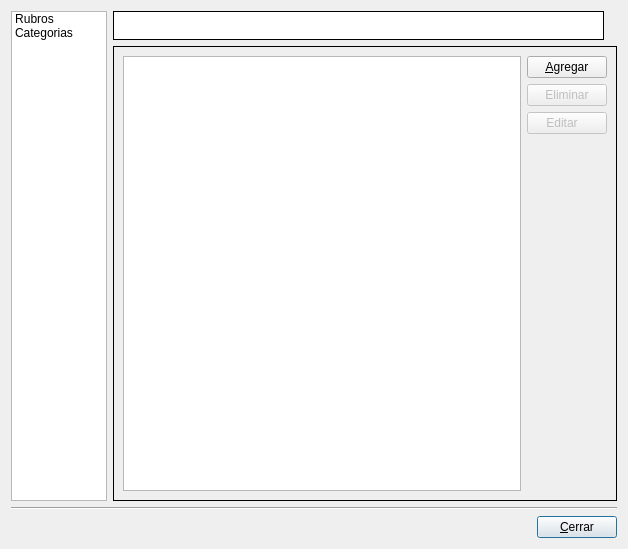
<ui version="4.0" >
 <class>Configuration</class>
 <widget class="QDialog" name="Configuration" >
  <property name="windowModality" >
   <enum>Qt::ApplicationModal</enum>
  </property>
  <property name="geometry" >
   <rect>
    <x>0</x>
    <y>0</y>
    <width>628</width>
    <height>549</height>
   </rect>
  </property>
  <property name="windowTitle" >
   <string>Panel General</string>
  </property>
  <property name="windowIcon" >
   <iconset resource="../resources/qzette.qrc" >
    <normaloff>:/app/images/app/generalpanel.png</normaloff>:/app/images/app/generalpanel.png</iconset>
  </property>
  <layout class="QVBoxLayout" name="verticalLayout_7" >
   <item>
    <layout class="QHBoxLayout" name="horizontalLayout_8" >
     <item>
      <widget class="QListWidget" name="lw_list" >
       <property name="minimumSize" >
        <size>
         <width>96</width>
         <height>0</height>
        </size>
       </property>
       <property name="maximumSize" >
        <size>
         <width>96</width>
         <height>16777215</height>
        </size>
       </property>
       <property name="editTriggers" >
        <set>QAbstractItemView::NoEditTriggers</set>
       </property>
       <property name="showDropIndicator" stdset="0" >
        <bool>false</bool>
       </property>
       <property name="iconSize" >
        <size>
         <width>64</width>
         <height>64</height>
        </size>
       </property>
       <property name="movement" >
        <enum>QListView::Static</enum>
       </property>
       <property name="spacing" >
        <number>10</number>
       </property>
       <property name="viewMode" >
        <enum>QListView::IconMode</enum>
       </property>
       <property name="currentRow" >
        <number>-1</number>
       </property>
       <item>
        <property name="text" >
         <string>Rubros</string>
        </property>
        <property name="icon" >
         <iconset resource="../resources/qzette.qrc" >
          <normaloff>:/app/images/app/area.png</normaloff>:/app/images/app/area.png</iconset>
        </property>
       </item>
       <item>
        <property name="text" >
         <string>Categorias</string>
        </property>
        <property name="icon" >
         <iconset resource="../resources/qzette.qrc" >
          <normaloff>:/app/images/app/category.png</normaloff>:/app/images/app/category.png</iconset>
        </property>
       </item>
      </widget>
     </item>
     <item>
      <layout class="QVBoxLayout" name="verticalLayout_2" >
       <item>
        <layout class="QHBoxLayout" name="horizontalLayout_2" >
         <item>
          <widget class="QLabel" name="lb_title" >
           <property name="sizePolicy" >
            <sizepolicy vsizetype="Preferred" hsizetype="Expanding" >
             <horstretch>0</horstretch>
             <verstretch>0</verstretch>
            </sizepolicy>
           </property>
           <property name="palette" >
            <palette>
             <active>
              <colorrole role="Base" >
               <brush brushstyle="SolidPattern" >
                <color alpha="255" >
                 <red>255</red>
                 <green>255</green>
                 <blue>255</blue>
                </color>
               </brush>
              </colorrole>
              <colorrole role="Window" >
               <brush brushstyle="SolidPattern" >
                <color alpha="255" >
                 <red>255</red>
                 <green>255</green>
                 <blue>255</blue>
                </color>
               </brush>
              </colorrole>
             </active>
             <inactive>
              <colorrole role="Base" >
               <brush brushstyle="SolidPattern" >
                <color alpha="255" >
                 <red>255</red>
                 <green>255</green>
                 <blue>255</blue>
                </color>
               </brush>
              </colorrole>
              <colorrole role="Window" >
               <brush brushstyle="SolidPattern" >
                <color alpha="255" >
                 <red>255</red>
                 <green>255</green>
                 <blue>255</blue>
                </color>
               </brush>
              </colorrole>
             </inactive>
             <disabled>
              <colorrole role="Base" >
               <brush brushstyle="SolidPattern" >
                <color alpha="255" >
                 <red>255</red>
                 <green>255</green>
                 <blue>255</blue>
                </color>
               </brush>
              </colorrole>
              <colorrole role="Window" >
               <brush brushstyle="SolidPattern" >
                <color alpha="255" >
                 <red>255</red>
                 <green>255</green>
                 <blue>255</blue>
                </color>
               </brush>
              </colorrole>
             </disabled>
            </palette>
           </property>
           <property name="font" >
            <font>
             <family>Trebuchet MS</family>
             <pointsize>15</pointsize>
            </font>
           </property>
           <property name="autoFillBackground" >
            <bool>true</bool>
           </property>
           <property name="frameShape" >
            <enum>QFrame::Box</enum>
           </property>
           <property name="text" >
            <string/>
           </property>
          </widget>
         </item>
         <item>
          <widget class="QLabel" name="lb_icon" >
           <property name="text" >
            <string/>
           </property>
          </widget>
         </item>
        </layout>
       </item>
       <item>
        <widget class="QStackedWidget" name="sw_widgets" >
         <property name="frameShape" >
          <enum>QFrame::Box</enum>
         </property>
         <property name="currentIndex" >
          <number>0</number>
         </property>
         <widget class="QWidget" name="page_0" >
          <layout class="QHBoxLayout" name="horizontalLayout_3" >
           <item>
            <widget class="QListView" name="lv_area" >
             <property name="alternatingRowColors" >
              <bool>true</bool>
             </property>
            </widget>
           </item>
           <item>
            <layout class="QVBoxLayout" name="verticalLayout_4" >
             <item>
              <widget class="QPushButton" name="pb_add_area" >
               <property name="text" >
                <string>&amp;Agregar</string>
               </property>
               <property name="icon" >
                <iconset resource="../resources/qzette.qrc" >
                 <normaloff>:/app/images/app/new.png</normaloff>:/app/images/app/new.png</iconset>
               </property>
              </widget>
             </item>
             <item>
              <widget class="QPushButton" name="pb_remove_area" >
               <property name="enabled" >
                <bool>false</bool>
               </property>
               <property name="text" >
                <string>Eliminar</string>
               </property>
               <property name="icon" >
                <iconset resource="../resources/qzette.qrc" >
                 <normaloff>:/app/images/app/remove.png</normaloff>:/app/images/app/remove.png</iconset>
               </property>
              </widget>
             </item>
             <item>
              <widget class="QPushButton" name="pb_edit_area" >
               <property name="enabled" >
                <bool>false</bool>
               </property>
               <property name="text" >
                <string>Editar   </string>
               </property>
               <property name="icon" >
                <iconset resource="../resources/qzette.qrc" >
                 <normaloff>:/app/images/app/edit.png</normaloff>:/app/images/app/edit.png</iconset>
               </property>
              </widget>
             </item>
             <item>
              <spacer name="verticalSpacer" >
               <property name="orientation" >
                <enum>Qt::Vertical</enum>
               </property>
               <property name="sizeHint" stdset="0" >
                <size>
                 <width>20</width>
                 <height>40</height>
                </size>
               </property>
              </spacer>
             </item>
            </layout>
           </item>
          </layout>
         </widget>
         <widget class="QWidget" name="page_1" >
          <layout class="QHBoxLayout" name="horizontalLayout_6" >
           <item>
            <widget class="QListView" name="lv_categories" >
             <property name="alternatingRowColors" >
              <bool>true</bool>
             </property>
            </widget>
           </item>
           <item>
            <layout class="QVBoxLayout" name="verticalLayout_9" >
             <item>
              <widget class="QPushButton" name="pb_add_categories" >
               <property name="text" >
                <string>&amp;Agregar</string>
               </property>
               <property name="icon" >
                <iconset resource="../resources/qzette.qrc" >
                 <normaloff>:/app/images/app/new.png</normaloff>:/app/images/app/new.png</iconset>
               </property>
              </widget>
             </item>
             <item>
              <widget class="QPushButton" name="pb_remove_categories" >
               <property name="enabled" >
                <bool>false</bool>
               </property>
               <property name="text" >
                <string>Eliminar</string>
               </property>
               <property name="icon" >
                <iconset resource="../resources/qzette.qrc" >
                 <normaloff>:/app/images/app/remove.png</normaloff>:/app/images/app/remove.png</iconset>
               </property>
              </widget>
             </item>
             <item>
              <widget class="QPushButton" name="pb_edit_categories" >
               <property name="enabled" >
                <bool>false</bool>
               </property>
               <property name="text" >
                <string>Editar   </string>
               </property>
               <property name="icon" >
                <iconset resource="../resources/qzette.qrc" >
                 <normaloff>:/app/images/app/edit.png</normaloff>:/app/images/app/edit.png</iconset>
               </property>
              </widget>
             </item>
             <item>
              <spacer name="verticalSpacer_12" >
               <property name="orientation" >
                <enum>Qt::Vertical</enum>
               </property>
               <property name="sizeHint" stdset="0" >
                <size>
                 <width>20</width>
                 <height>40</height>
                </size>
               </property>
              </spacer>
             </item>
            </layout>
           </item>
          </layout>
         </widget>
        </widget>
       </item>
      </layout>
     </item>
    </layout>
   </item>
   <item>
    <widget class="Line" name="line" >
     <property name="orientation" >
      <enum>Qt::Horizontal</enum>
     </property>
    </widget>
   </item>
   <item>
    <layout class="QHBoxLayout" name="horizontalLayout" >
     <item>
      <spacer name="horizontalSpacer" >
       <property name="orientation" >
        <enum>Qt::Horizontal</enum>
       </property>
       <property name="sizeHint" stdset="0" >
        <size>
         <width>40</width>
         <height>20</height>
        </size>
       </property>
      </spacer>
     </item>
     <item>
      <widget class="QPushButton" name="pb_close" >
       <property name="text" >
        <string>&amp;Cerrar</string>
       </property>
       <property name="icon" >
        <iconset resource="../resources/qzette.qrc" >
         <normaloff>:/icons/images/icons/close.png</normaloff>:/icons/images/icons/close.png</iconset>
       </property>
       <property name="default" >
        <bool>true</bool>
       </property>
      </widget>
     </item>
    </layout>
   </item>
  </layout>
 </widget>
 <resources>
  <include location="../resources/qzette.qrc" />
 </resources>
 <connections/>
</ui>
